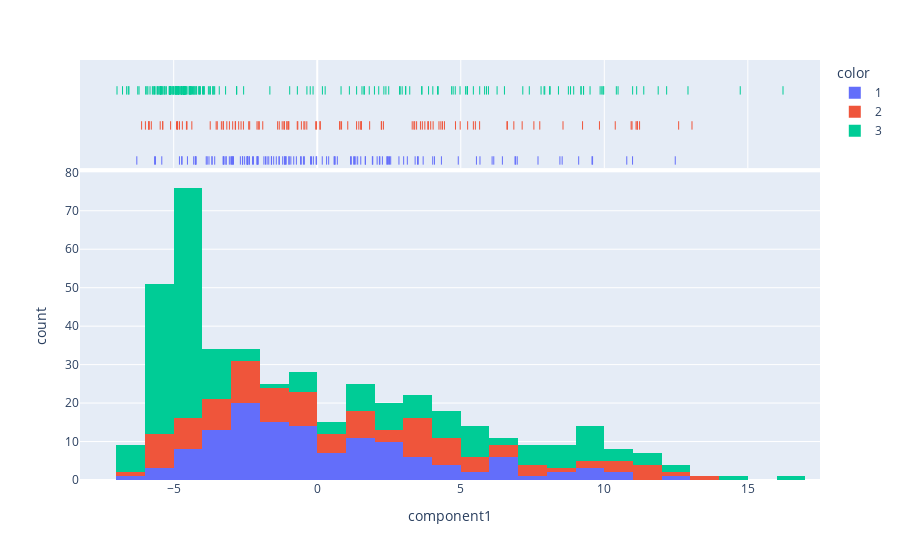

The code cell stored with this chart in its notebook:
### Code cell
fig = px.histogram(iqms_pca, x="component1", color=scores["score"], marginal="rug")
fig.show()

### Figure 1 — Plotly figure (JSON) as saved in the notebook; plotly's stock layout.template omitted (floating-point values rounded to 4 significant figures; data arrays with more than 128 entries replaced by an {"elided": "..."} marker saying what was removed)
{"data": [{"alignmentgroup": "True", "bingroup": "x", "hovertemplate": "color=1<br>component1=%{x}<br>count=%{y}<extra></extra>", "legendgroup": "1", "marker": {"color": "#636efa", "pattern": {"shape": ""}}, "name": "1", "offsetgroup": "1", "orientation": "v", "showlegend": true, "type": "histogram", "x": {"elided": "129 float values"}, "xaxis": "x", "yaxis": "y"}, {"alignmentgroup": "True", "boxpoints": "all", "fillcolor": "rgba(255,255,255,0)", "hoveron": "points", "hovertemplate": "color=1<br>component1=%{x}<extra></extra>", "jitter": 0, "legendgroup": "1", "line": {"color": "rgba(255,255,255,0)"}, "marker": {"color": "#636efa", "symbol": "line-ns-open"}, "name": "1", "offsetgroup": "1", "showlegend": false, "type": "box", "x": {"elided": "129 float values"}, "xaxis": "x2", "yaxis": "y2"}, {"alignmentgroup": "True", "bingroup": "x", "hovertemplate": "color=2<br>component1=%{x}<br>count=%{y}<extra></extra>", "legendgroup": "2", "marker": {"color": "#EF553B", "pattern": {"shape": ""}}, "name": "2", "offsetgroup": "2", "orientation": "v", "showlegend": true, "type": "histogram", "x": [2.242, -0.02316, 0.1074, -4.556, 1.537, 11.23, -0.988, 12.59, -6.118, 4.816, 5.439, -4.867, -1.052, -5.78, 4.363, 6.626, -4.698, -5.856, 3.873, -0.3633, 13.05, 6.608, -2.353, -3.269, -2.098, 1.448, -2.737, -1.22, -1.898, 8.561, 1.532, 11.11, 10.97, 3.952, -2.387, 3.748, -3.339, -1.142, -5.384, -0.6961, -5.108, 3.662, 3.461, -0.05337, -2.654, 1.37, -4.861, -1.379, 6.848, -1.162, 11.15, -3.482, 2.231, 7.547, 9.242, -0.5519, 9.831, 5.239, 2.306, 7.139, 3.596, 3.395, 3.367, -2.847, -5.38, -3.277, -0.4657, -5.867, 10.93, 0.8469, 4.241, -0.6771, 0.7787, 1.515, -2.857, -3.059, 5.656, 5.509, -1.322, 4.431, -3.728, 1.063, 3.308, 10.38, -2.018, 4.307, 1.826, 7.752, -2.054, -4.798, -5.868, -0.4312, -5.985, 4.037, -4.901, 0.7957, -3.521, -3.149, -5.47, 3.852, 4.98, -2.571, -1.005, -2.945, 11.15, -1.058, -4.537, 0.09203, -4.369], "xaxis": "x", "yaxis": "y"}, {"alignmentgroup": "True", "boxpoints": "all", "fillcolor": "rgba(255,255,255,0)", "hoveron": "points", "hovertemplate": "color=2<br>component1=%{x}<extra></extra>", "jitter": 0, "legendgroup": "2", "line": {"color": "rgba(255,255,255,0)"}, "marker": {"color": "#EF553B", "symbol": "line-ns-open"}, "name": "2", "offsetgroup": "2", "showlegend": false, "type": "box", "x": [2.242, -0.02316, 0.1074, -4.556, 1.537, 11.23, -0.988, 12.59, -6.118, 4.816, 5.439, -4.867, -1.052, -5.78, 4.363, 6.626, -4.698, -5.856, 3.873, -0.3633, 13.05, 6.608, -2.353, -3.269, -2.098, 1.448, -2.737, -1.22, -1.898, 8.561, 1.532, 11.11, 10.97, 3.952, -2.387, 3.748, -3.339, -1.142, -5.384, -0.6961, -5.108, 3.662, 3.461, -0.05337, -2.654, 1.37, -4.861, -1.379, 6.848, -1.162, 11.15, -3.482, 2.231, 7.547, 9.242, -0.5519, 9.831, 5.239, 2.306, 7.139, 3.596, 3.395, 3.367, -2.847, -5.38, -3.277, -0.4657, -5.867, 10.93, 0.8469, 4.241, -0.6771, 0.7787, 1.515, -2.857, -3.059, 5.656, 5.509, -1.322, 4.431, -3.728, 1.063, 3.308, 10.38, -2.018, 4.307, 1.826, 7.752, -2.054, -4.798, -5.868, -0.4312, -5.985, 4.037, -4.901, 0.7957, -3.521, -3.149, -5.47, 3.852, 4.98, -2.571, -1.005, -2.945, 11.15, -1.058, -4.537, 0.09203, -4.369], "xaxis": "x2", "yaxis": "y2"}, {"alignmentgroup": "True", "bingroup": "x", "hovertemplate": "color=3<br>component1=%{x}<br>count=%{y}<extra></extra>", "legendgroup": "3", "marker": {"color": "#00cc96", "pattern": {"shape": ""}}, "name": "3", "offsetgroup": "3", "orientation": "v", "showlegend": true, "type": "histogram", "x": {"elided": "198 float values"}, "xaxis": "x", "yaxis": "y"}, {"alignmentgroup": "True", "boxpoints": "all", "fillcolor": "rgba(255,255,255,0)", "hoveron": "points", "hovertemplate": "color=3<br>component1=%{x}<extra></extra>", "jitter": 0, "legendgroup": "3", "line": {"color": "rgba(255,255,255,0)"}, "marker": {"color": "#00cc96", "symbol": "line-ns-open"}, "name": "3", "offsetgroup": "3", "showlegend": false, "type": "box", "x": {"elided": "198 float values"}, "xaxis": "x2", "yaxis": "y2"}], "layout": {"barmode": "relative", "legend": {"title": {"text": "color"}, "tracegroupgap": 0}, "margin": {"t": 60}, "xaxis": {"anchor": "y", "domain": [0, 1], "title": {"text": "component1"}}, "xaxis2": {"anchor": "y2", "domain": [0, 1], "matches": "x", "showgrid": true, "showticklabels": false}, "yaxis": {"anchor": "x", "domain": [0, 0.7326], "title": {"text": "count"}}, "yaxis2": {"anchor": "x2", "domain": [0.7426, 1], "matches": "y2", "showgrid": false, "showline": false, "showticklabels": false, "ticks": ""}}}
